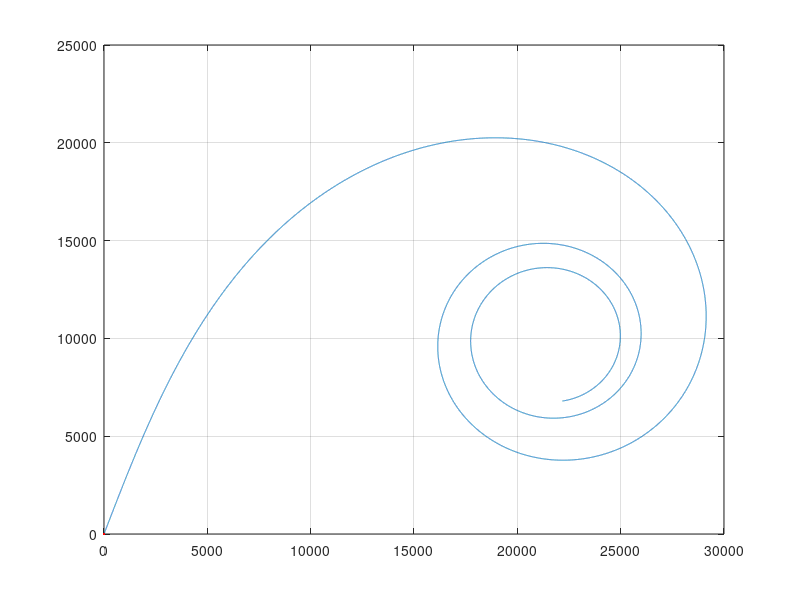

This figure's MATLAB source: (Note: this script raises an error after producing the figure.)
%Richard Kelly
%Bicycle Equation of Motion for 2D UAV modelling
%Experimental Projects I, Capstone Project

clc;clear;close all force;

%fixedPoint
fixedPoint = [17500,17500];

%Constants
%max and min turn radius
turnRadius = 40; %deg
iterations = 50000;

%itialize variables to loop on.
x = zeros(1,iterations); %m
y = zeros(1,iterations); %m
theta = zeros(1,iterations); %deg
delta = zeros(1,iterations); %deg
v = zeros(1,iterations); %m/s
phi = zeros(1,iterations); %deg/s
xDistanceToFP = zeros(1,iterations); %m
yDistanceToFP = zeros(1,iterations); %m
alphaAngleToFP = zeros(1,iterations); %deg

%dT is the resolution of the simulation
dT = 0.1; %second

%% Initial Parameters
%starting position
x(1) = 0; %m
y(1) = 0; %m

%starting angle of the drone wrt to x axis -> "heading"
theta(1) = 70; %deg

%starting angle of the "front wheel" wrt to theta
delta(1) = 0; %deg

%fixed velocity
v(:) = 22 %m/s

%fixed steering rate
phi(:) = -0.0002 %deg/s


%% For Loop
for i = 1:iterations
   
    %Distance,Angle to FP
    xDistanceToFP(i) = fixedPoint(1) - x(i);
    yDistanceToFP(i) = fixedPoint(1) - y(i);
    alphaAngleToFP(i) = atand(yDistanceToFP(i)/xDistanceToFP(i));

    %Basic Tracking Routine V1:
    %First calculate the difference between "heading" theta and alpha
    angleDif = theta(i) - alphaAngleToFP(i)
    



    %Equations of Motion
    xDot = v(i) * cosd(delta(i) + theta(i));
    yDot = v(i) * sind(delta(i) + theta(i));
    thetaDot = v(i)*sind(delta(i));
    deltaDot = phi(i);


    %Add to next
    x(i+1) = x(i) + xDot.*dT;
    y(i+1) = y(i) + yDot.*dT;
    theta(i+1) = theta(i) + thetaDot.*dT;
    delta(i+1) = delta(i) + deltaDot.*dT;

    %Turn Radius Limiting
    if delta(i+1) > turnRadius
        delta(i+1) = turnRadius;
    elseif delta(i+1) < -turnRadius
        delta(i+1) = -turnRadius;
    end
  
end 

plot(x,y,LineWidth=2,Color="r")
grid on
hold on
plot(fixedPoint(1),fixedPoint(2),color="b",Marker="square")
title("Bicycle Equations of Motion relative to a Fixed Point")
xlabel("x [m]")
ylabel("y [m]")